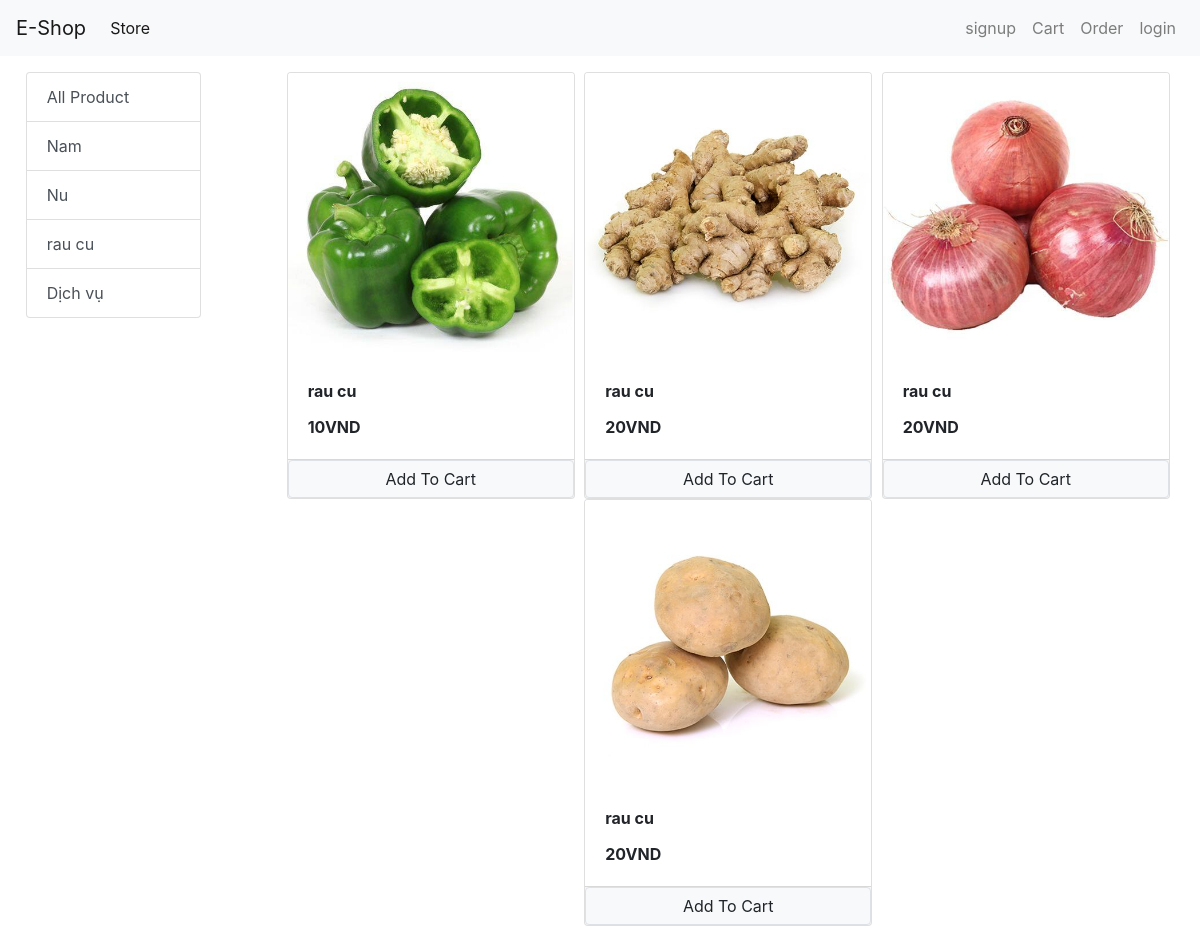
Screenshot of /?category=3 with the database file from the repository.
### store/models/category.py (models this page shows, shortened)
class Category(models.Model):
    name = models.CharField(max_length=20)
    @staticmethod
    def get_all_categories():
       return Category.objects.all()

### store/models/product.py (models this page shows, shortened)
class Product(models.Model):
    name = models.CharField(max_length=50)
    price = models.IntegerField(default=0)
    category = models.ForeignKey(Category, on_delete= models.CASCADE, default=1)
    description = models.CharField(max_length=200, default='' , null=True , blank=True)
    image = models.ImageField(upload_to='uploads/products/')
    @staticmethod
    def get_all_products_by_categoryid(category_id):
        if category_id:
            return Product.objects.filter(category=category_id)
        else:
            return Product.get_all_products()

### store/views/home.py (the view, shortened to what this page needs)
# urls.py: path('', Index.as_view() , name = 'homepage'),
class Index(View):
    def get(self,request):
        cart = request.session.get('cart')
        if not cart:
            request.session['cart']= {}
        products = None
        categories = Category.get_all_categories()
        categoryID = request.GET.get('category')
        if categoryID:
            products = Product.get_all_products_by_categoryid(categoryID)
        else:
            products = Product.get_all_products()
        data = {}
        data['products'] = products
        data['categories'] = categories
        print('you are:', request.session.get('email'))
        return render(request, 'index.html', data)

### store/templatetags/cart.py (called while the page is built)
@register.filter(name='cart_quantity')
def cart_quantity(product  , cart):
    keys = cart.keys()
    for id in keys:
        if int(id) == product.id:
            return cart.get(id)
    return 0;

### store/templatetags/custom_filter.py (called while the page is built)
@register.filter(name='currency')
def currency(number):
    return str(number)+'VND'

### store/templates/index.html (shortened to what this page needs)
{% extends "base.html" %}
{% block content %}
{% load cart %}
{% load custom_filter %}
<div class="row">
  <div class="col-lg-2 mx-auto">
    <div class="list-group">
      <a href="/" class="list-group-item list-group-item-action">All Product</a>
      {% for category in categories %}
      <a href="/?category={{category.id}}" class="list-group-item list-group-item-action">{{category.name}}</a>
      {% endfor %}
    </div>
  </div>
  <div id='products' class="col-lg-9 mx-auto">
      <div class="row mx-auto mb-3">
    {% for product in products %}
    <div class="card mx-auto" id={{product.id}} style="width: 18rem;">
    <img src="{{product.image.url}}" class="card-img-top" alt="...">
    <div class="card-body">
      <p class="card-title"><b>{{ product.name }}</b></p>
      <p class="card-text"><b> {{ product.price|currency }} </b></p>
    </div>
    <div class="card-footer p-0 no-gutters">
      {% if product|cart_quantity:request.session.cart%}
      <div class="row no-gutters">
        <form action="" class="col-2" method="POST">
          {% csrf_token %}
          <input type="text" hidden name="product" value="{{ product.id }}">
          <input type="text" hidden name="remove" value="True">
          <input type="submit" value=" - " class=" btn btn-block btn-secondary">
        </form>
        <div class="text-center col">{{product|cart_quantity:request.session.cart}} in Cart</div>
        <form action="" class="col-2" method="POST">
          {% csrf_token %}
          <input type="text" hidden name="product" value="{{ product.id }}">
          <input type="submit" value=" + " class=" btn btn-block btn-secondary">
        </form>
      </div>
      {% else %}
      <form action="/#{{product.id}}" method="POST" class="btn-block">
        <input type="submit" class="float-right btn btn-light border form-control" value="Add To Cart">
      </form>
      {% endif %}
    </div>
    </div>
    {% endfor %}
    </div>
    </div>
  </div>
{% endblock %}

### rows the page displays
Category: name "Nam"
Category: name "Nu"
Category: name "rau cu"
Category: name "Dịch vụ"
Product: image (picture), name "rau cu", price "10VND"
Product: image (picture), name "rau cu", price "20VND"
Product: image (picture), name "rau cu", price "20VND"
Product: image (picture), name "rau cu", price "20VND"
